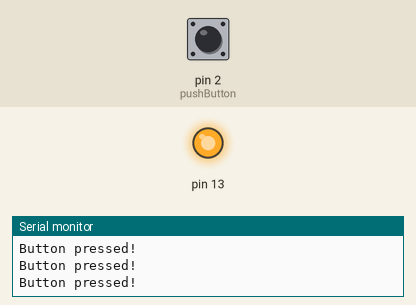
This sketch was run on a simulated Arduino Uno, built with avr-gcc and run on an emulated ATmega328P. Parts: output pins drawn as LEDs (lit = HIGH), the last lines printed to the serial monitor. The test bench sets the inputs (shaded band); at power-on: pin 2 (pushButton) LOW.

Above: at 4.8 s.
4.9 s: pin 2 (pushButton) pulled HIGH for 2.35 s
At 6.9 s:
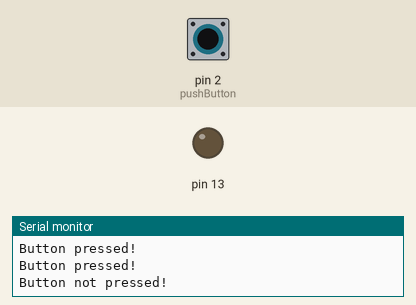
Timing chart, 0 to 9.5 s (numbered marks = the images above; inputs shaded):
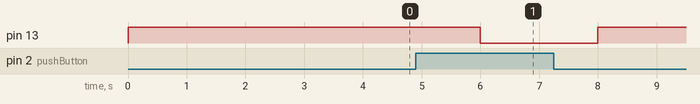

Measured:
- after the input at 4.9 s, pin 13: HIGH → LOW after 1.1 s, → HIGH 2.0 s later

The sketch:

WORKS_GOHERE_.ino
```cpp
int pushButton = 2;
int buttonState;

void setup() {
  pinMode(pushButton, INPUT);
  pinMode(13, OUTPUT);
  Serial.begin(9600);
}


void loop ()  {
  buttonState = digitalRead(pushButton);
   if (buttonState == HIGH){
      digitalWrite (13, LOW);
      Serial.println ("Button not pressed!");
      delay (2000);
   }

   else {
      digitalWrite (13, HIGH);
      Serial.println ("Button pressed!");
      delay (2000);


   }

}
```
